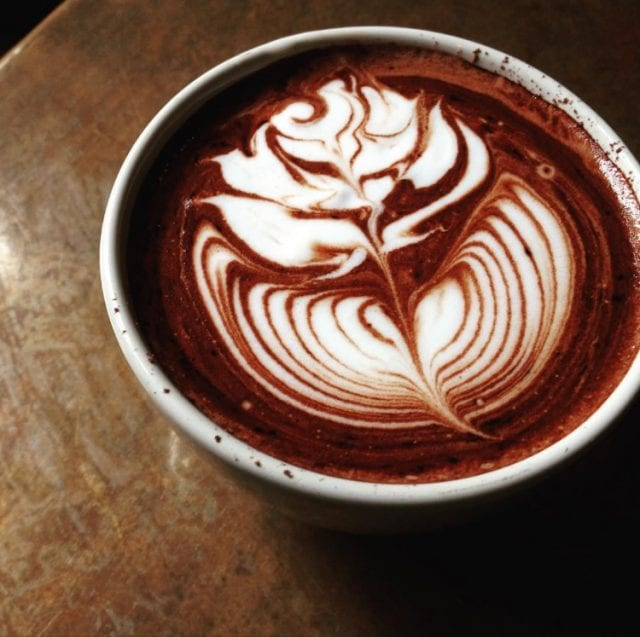
#> input picture Fotos/ejemplo.jpg, 640 x 637 px
$ python basic.py
#> lines starting #> are read from the running program, lines starting #| are printed output that depends on the picture; after the words box and inside, x2 and y2 are one past the last pixel; in counts of white or black regions, pixels touching at a corner belong together
import cv2 as cv

def rescaleFrame(frame, scale = 0.75):
#> called with scale = 0.75
    width = int(frame.shape[1] * scale)
#> width = 480
    height = int(frame.shape[0] * scale)
#> height = 477
    dimensions = (width, height)
#> dimensions = (480, 477)

    return cv.resize(frame, dimensions, interpolation=cv.INTER_AREA)
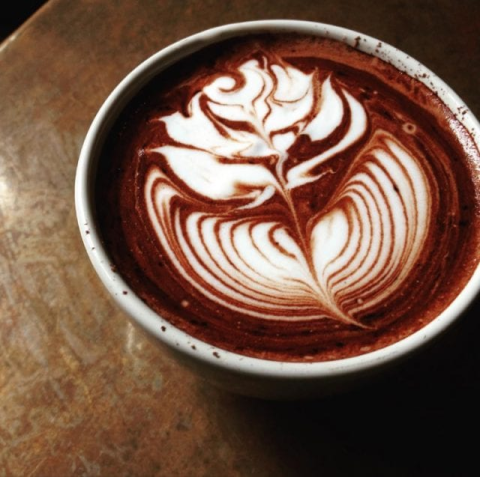
#> returned value: shape (477, 480, 3); mean of channels 0, 1, 2 68.4, 84.7, 116.2; drawn as B, G, R

img = rescaleFrame(cv.imread('./Fotos/ejemplo.jpg'))

cv.imshow('cafe', img)

gray = cv.cvtColor(img, cv.COLOR_BGR2GRAY)
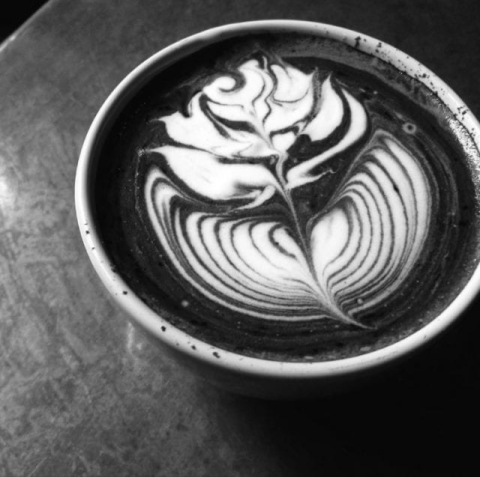
#> gray: shape (477, 480); min 3, max 255, mean 92.3
cv.imshow('caFE pero gris', gray)

blur = cv.GaussianBlur(img, (3,3), cv.BORDER_DEFAULT)
cv.imshow('CAFE blureado', blur)

canny = cv.Canny(blur, 125, 175)
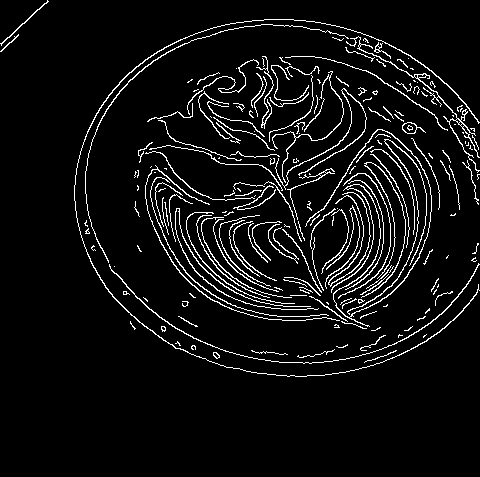
#> canny: shape (477, 480); 6.2% white in thin lines or dots, all inside (x1, y1, x2, y2) = (0, 0, 480, 377)
cv.imshow('Edgy cafe', canny)

dilated = cv.dilate(canny , (3, 3), iterations=1)
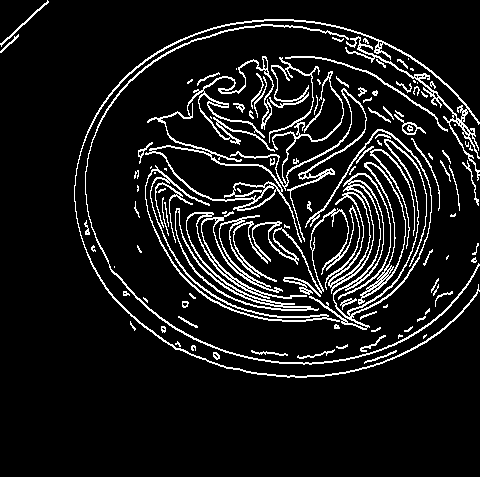
#> dilated: shape (477, 480); 9.7% white in thin lines or dots, all inside (x1, y1, x2, y2) = (0, 0, 480, 378)
cv.imshow('Dilated', dilated)

eroded = cv.erode(dilated, (3,3), iterations=1)
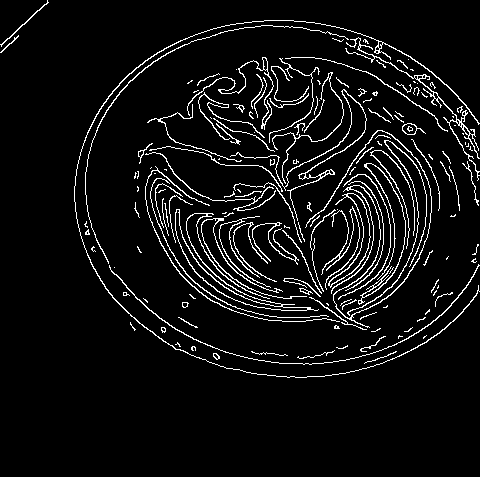
#> eroded: shape (477, 480); 6.3% white in thin lines or dots, all inside (x1, y1, x2, y2) = (0, 0, 480, 378)
cv.imshow('Eroded', eroded)

resized = cv.resize(img,(200, 200), interpolation = cv.INTER_CUBIC)
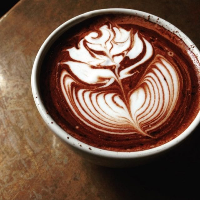
#> resized: shape (200, 200, 3); mean of channels 0, 1, 2 68.4, 84.7, 116.2; drawn as B, G, R
cv.imshow('cafe CHIQUITO', resized)

crop = img[50:200, 200:400]
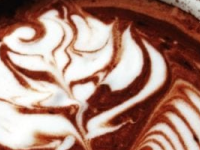
#> crop: shape (150, 200, 3); mean of channels 0, 1, 2 116.8, 129.9, 169.8; drawn as B, G, R
cv.imshow('Cropea3', crop)

cv.waitKey(0)
